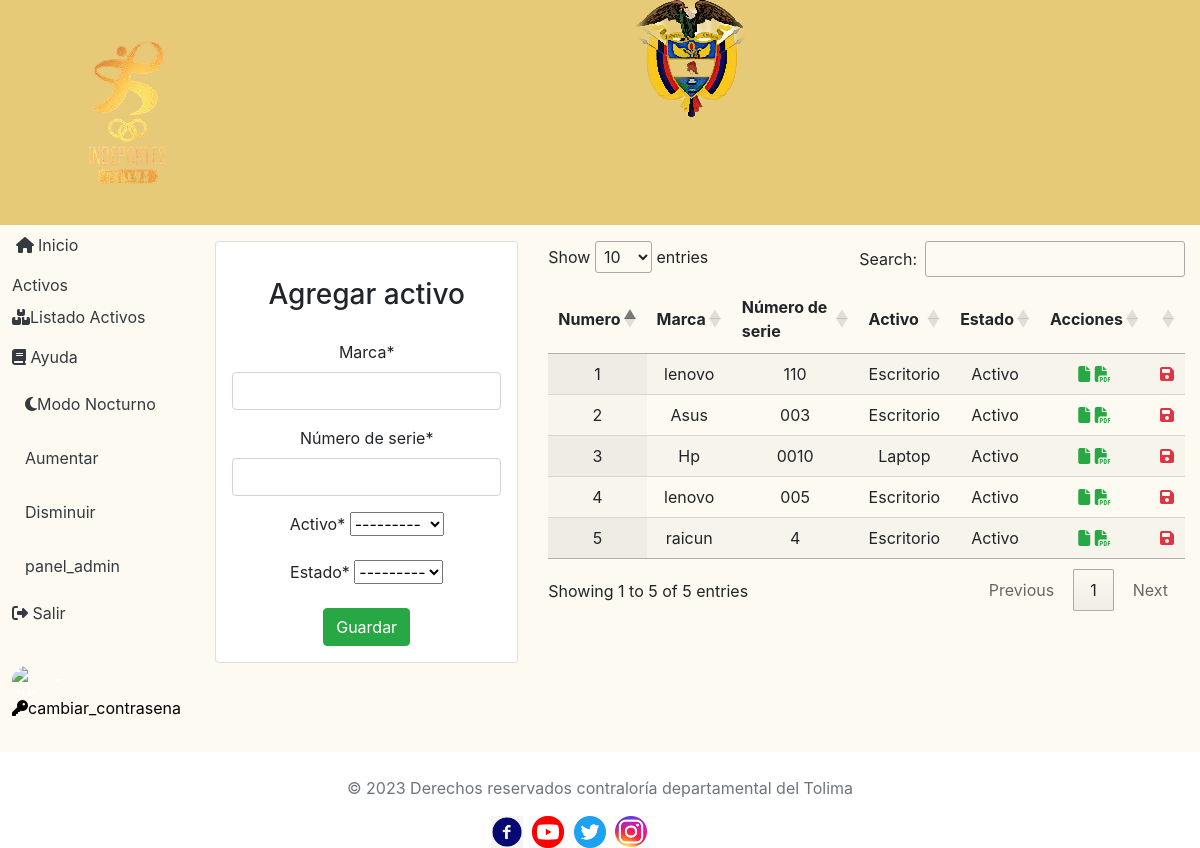
The page /activo/listado/ on the database its author committed.
### activos/models.py (models this page shows, shortened)
class Estado(models.Model):
    estado = models.CharField(max_length=150, verbose_name="Estado")
    def __str__(self):
        return self.estado

class TipoActivo(models.Model):
    marca = models.CharField(max_length=50, verbose_name="Marca")
    serie = models.CharField(max_length=50, verbose_name="Número de serie")
    activo = models.ForeignKey(Activo, on_delete=models.CASCADE, verbose_name="Activo")
    estado = models.ForeignKey(Estado, on_delete=models.CASCADE, verbose_name="Estado")
    estado_software = models.BooleanField(default=False)
    estado_hardware = models.BooleanField(default=False)
    usuario_registra = models.ForeignKey(Usuario, on_delete= models.CASCADE)

class Activo(models.Model):
    nombre = models.CharField(max_length=150)
    def __str__(self):
        return self.nombre

### activos/views.py (the view)
# urls.py: path("listado/", listado_activos, name="listado_activos"),
def listado_activos(request):
    rol_usuario = Usuario.objects.filter (user = request.user.id).first()
    if request.method == 'POST':
        nuevo_activo_form = TipoActivoForm(request.POST)
        if nuevo_activo_form.is_valid():
            nuevo_activo = nuevo_activo_form.save(commit=False)
            nuevo_activo.usuario_registra = request.user.usuario
            nuevo_activo.save()
        return redirect (listado_activos)
    else:
        consulta_activos = TipoActivo.objects.all()
        consulta_software = InformacionSoftware.objects.all()
        formulario_activo = TipoActivoForm()
        titulo = "Activos"
        context = {'consulta_activos':consulta_activos, 'consulta_software':consulta_software, 'form':formulario_activo, 'titulo':titulo, 'rol_usuario':rol_usuario}
        return render (request, 'activo/listado_activos.html', context)

### activos/forms.py
class TipoActivoForm(ModelForm):
    class Meta:
        model = TipoActivo
        exclude=['usuario_registra', 'estado_software','estado_hardware']
    activo = forms.ModelChoiceField(queryset = Activo.objects.all())
    estado = forms.ModelChoiceField(queryset=Estado.objects.all())

### base/templates/activo/listado_activos.html (shortened to what this page needs)
{% extends 'partials/body.html' %}
{% load crispy_forms_tags %}
{% block content %}
<link rel="stylesheet" href="https://cdn.datatables.net/1.12.1/css/jquery.dataTables.min.css">
<link rel="stylesheet" type="text/css" href="https://cdn.datatables.net/1.13.5/css/dataTables.bootstrap5.min.css">
<link rel="stylesheet" type="text/css" href="/static/css/styles.css">
<link rel="stylesheet" type="text/css" href="https://cdn.datatables.net/responsive/2.5.0/css/responsive.bootstrap5.min.css">
<div class="row">
    <div class="col-sm-12 col-md-6  col-lg-4">
        <div class="card p-3">
            <div class="card-body">
                <h3>Agregar activo</h3>
            </div>
            <div class="card-text">
                <form method="POST">
                    {{form | crispy}}
                    <button class="btn btn-success" type="submit" onclick="showSweetAlert('Agregar' ,'./{{item.id}}')"> Guardar </button>
                 </form>
                </div>
        </div>
    </div>
    <div class="col-sm-12 col-md-6  col-lg-8">
        <table id="activos" class="display table-responsive" style="width:100%">
            <thead>
            <tr>
                <th class="text-center">Numero</th>
                <th>Marca</th>
                <th>Número de serie</th>
                <th>Activo</th>
                <th>Estado</th>
                <th>Acciones</th>
                <th></th>
            </tr>
            </thead>
            <tbody>
                {% for item in consulta_activos %}
                <tr>
                    <td>{{forloop.counter}}</td>
                    <td>{{item.marca}}</td>
                    <td>{{item.serie}}</td>
                    <td>{{item.activo}}</td>
                    <td>{{item.estado}}</td>
                    {% if item.estado_software == False and item.estado_hardware == False %}
                    <td><a href="{% url 'informacion_software' item.id %}"><i class="fa-solid fa-file text-danger" title="Software"></i></a></td>
                    {% else %}
                    <td><a  Target="_blank" onclick="showSweetAlert('editar','../informacion_software/{{item.id}}')"><i class="fa-solid fa-file text-success" title="Ver info software"></i></a>
                    <a Target="_blank" href="{% url 'generar_pdf' item.id %}"><i class="fa-solid fa-file-pdf text-success" title="generar_pdf"></i></a></td>
                    {% endif %}
                    <td><a  Target="_blank" onclick="showSweetAlert('editar','../informacion_hardware/{{item.id}}')"><i class="fa-solid fa-save text-danger" title="Ver info hardware"></i></a></td>
                    {% endfor %}
                </tr>
            </tbody>
        </table>
    </div>
</div>
{% endblock %}

### base/templates/partials/body.html (shortened to what this page needs)
{% include 'partials/header.html' %}
{% load static %}
{% include 'partials/slidebar.html' %}
<head>
    <link rel="stylesheet" type="text/css" href="/static/css/styles.css"/>
    <link href="https://cdn.jsdelivr.net/npm/select2@4.1.0-rc.0/dist/css/select2.min.css" rel="stylesheet" />
</head>
            <div class="col py-3 text-center bgnavbar">
                {% block content %}
                 {% endblock %}
            </div>
            </div>
        </div>
    </nav>
</body>
  {% include 'partials/footer.html' %}

### base/templates/partials/header.html (shortened to what this page needs)
<!DOCTYPE html>
<html lang="es">
<head>
    {% load static %}
    <link rel="stylesheet" href="{% static 'css/bootstrap.min.css' %}">
    <link rel="stylesheet" type="text/css" href="/static/css/styles.css"/>
</head>
<header>
    <div class="container-fluid">
        <div class="row">
            <div class="col-6 col-lg-6 col-md-6 text-start bgcolor ">
                {% load static %}
                <img src="{% static  'img/logo nuevo 2022.png' %}" alt="logo_contraloria">
            </div>
            <div class="col-6 bgcolor text-end ">
                <img src="{% static  'img/Escudo.png' %}" alt="escudo_colombia">
            </div>
        </div>
    </div>
</header>

### base/templates/partials/slidebar.html (shortened to what this page needs)
<head>
    <link rel="stylesheet" type="text/css" href="/static/css/styles.css"/>
</head>
<body>
    <nav>
        <div class="container-fluid">
            <div class="row flex-nowrap">
            <div class="col-auto col-md-3 col-xl-2 px-sm-2 px-0 bgnavbar">
                <div class="d-flex flex-column align-items-center align-items-sm-start px-1 pt-2 nav-link text-dark ">
                <a href="{% url 'index' %}" class="d-flex align-items-center pb-3 mb-md-0 me-md-auto text-dark text-decoration-none">
                    <i class="fa-solid fa-house m-1"></i><span class="fs-5 d-none d-sm-inline">Inicio</span>
                </a>
                <ul class="nav nav-pills flex-column mb-sm-auto mb-0 align-items-center align-items-sm-start" id="menu">
                    <li>
                    <li class="nav-header ms-1 d-none d-sm-inline">Activos</li>
                    <a href="{% url 'listado_activos' %}" class="nav-link px-0 text-dark">
                        <i class="fa-solid fa-boxes-stacked"></i><span class="ms-1 d-none d-sm-inline">Listado Activos</span>
                    </a>
                    </li>
                    <li>
                        <a class="text-decoration-none text-dark nav-link px-0" href="https://drive.google.com/file/d/17qgB6V3fHO8wHomNjGl0voJuWmmMwbhI/view?usp=sharing" target=”_blank”>
                            <i class="fa-solid fa-book"></i> <span class="ms-1 d-none d-sm-inline">Ayuda</span>
                        </a>
                    </li>
                    <li>
                        <a class="text-decoration-none text-dark nav-link px-0 mx-0" href="#">
                            <ul class="btn rounded-fill" onclick="toggleDarkMode()"><i class="fa fa-moon"></i><span class="ms-1 d-none d-sm-inline">Modo Nocturno</span></ul>
                        </a>
                    </li>
                    <li>
                        <a class="text-decoration-none text-dark nav-link px-0 mx-0" href="#">
                            <ul class="btn rounded-fill" onclick="aumentar()">
                                <span class="ms-1 d-none d-sm-inline">Aumentar</span></ul>
                        </a>
                    </li>
                    <li>
                        <a class="text-decoration-none text-dark nav-link px-0 mx-0" href="#">
                            <ul class="btn rounded-fill" onclick="disminuir()">
                                <span class="ms-1 d-none d-sm-inline">Disminuir</span></ul>
                        </a>
                    </li>
                    <li>
                        <a class="text-decoration-none text-dark nav-link px-0 mx-0" href="{% url 'panel_personalizado' %}">
                            <ul class="btn rounded-fill">
                                <span class="ms-1 d-none d-sm-inline">panel_admin</span></ul>
                        </a>
                    </li>
                    <li>
                    <a class="text-decoration-none text-dark nav-link px-0" href="{% url 'salir' %}">
                        <i class="fa-solid fa-right-from-bracket"></i> <span class="ms-1 d-none d-sm-inline">Salir</span>
                    </a>
                    </li>
                </ul>
                <div class="dropdown pb-4">
                    <a href="#" class="d-flex align-items-center text-white text-decoration-none dropdown-toggle"
                    id="dropdownUser1" data-bs-toggle="dropdown" aria-expanded="false">
                    <img src="https://github.com/mdo.png" alt="hugenerd" width="30" height="30" class="rounded-circle">
                    </a>
                    <lu>
                        <a href="{% url 'cambio_contrasena' %}" style="color: black;">
                        <i class="fa-solid fa-key"></i><span class="ms-1 d-none d-sm-inline">cambiar_contrasena</span></a>
                    </lu>
                </div>
                </div>
            </div>

### base/templates/partials/footer.html (shortened to what this page needs)
<footer>
    {% load static %}
    <head>
        <link rel="stylesheet" href="/static/css/styles.css">
    </head>
    <div class="container text-muted text-center mt-4">
        <p> © 2023 Derechos reservados contraloría departamental del Tolima</p>
        <div class="row d-inline-flex">
            <div class="col-2">
                <a href="https://www.facebook.com/contraloriadepartamentaldeltolima.contraloria" target="_blank">
                    <img src="{% static  'img/facebook.png' %}" alt="logo_facebook" width="32px">
                </a>
            </div>
            <div class="col-2">
                    <a href="https://www.youtube.com/user/CDTOLIMA" target="_blank">
                        <img src="{% static  'img/youtube.png' %}" alt="logo_youtube" width="32px">
                    </a>
                 </div>
            <div class="col-2">
                <a href="https://twitter.com/Controltolima" target="_blank">
                    <img src="{% static  'img/twitter.png' %}" alt="logo_twitter" width="32px">
                </a>
            </div>
            <div class="col-2">
                <a href="https://www.instagram.com/contraloriatolima/" target="_blank">
                    <img src="{% static  'img/instagram.png' %}" alt="logo_instagram" width="32px">
                </a>
            </div>
        </div>
    </div>
</footer>

### static/css/styles.css (style rules this page uses)
.bgnavbar { background: #fdfaf1; }
td { padding: 1px,2px,1px,2px; }
th { padding: 1px,2px,1px,2px; }

### base/templates/partials/header.html (style rules this page uses)
.bgcolor { background-color: #e6ca77; }

### base/templates/partials/slidebar.html (style rules this page uses)
.bgnavbar { background: #fdfaf1; }

### rows shown on the page
Estado: estado "---------"
TipoActivo: marca "lenovo", serie "110", activo "Escritorio", estado "Activo"
TipoActivo: marca "Asus", serie "003", activo "Escritorio", estado "Activo"
TipoActivo: marca "Hp", serie "0010", activo "Laptop", estado "Activo"
TipoActivo: marca "lenovo", serie "005", activo "Escritorio", estado "Activo"
TipoActivo: marca "raicun", serie "4", activo "Escritorio", estado "Activo"
